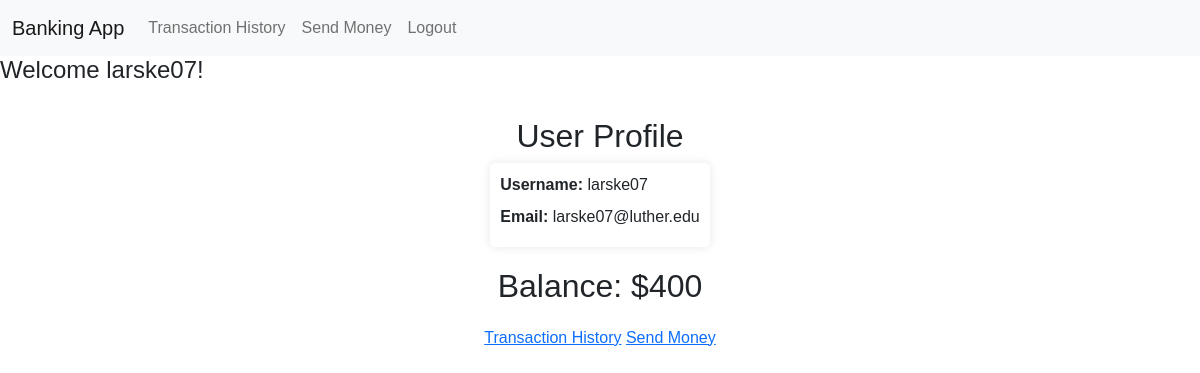
/ (signed in), run on the app's committed database.
### models.py (models this page shows)
class User(db.Model):
    __tablename__ = 'users'
    user_id = db.Column(db.Integer, primary_key=True)
    user_name = db.Column(db.String(50), nullable=False)
    user_email = db.Column(db.String(50), nullable=False)
    user_password = db.Column(db.String(50), nullable=False)

class Account(db.Model):
    __tablename__ = 'accounts'
    account_id = db.Column(db.Integer, primary_key=True)
    u_id = db.Column(db.Integer, db.ForeignKey('users.user_id'), nullable=False)
    account_balance = db.Column(db.Integer, nullable=False)

### app.py (the view)
@app.route('/')
def index():
    if 'user_id' not in session:
        return redirect(url_for('login'))
    else :
        user_id = session['user_id']
        user = User.query.filter_by(user_id=user_id).first()
        username = user.user_name
        email = user.user_email
        account = Account.query.filter_by(u_id=user_id).first()
        balance = account.account_balance
        return render_template('index.html', username=username, email=email,
        balance=balance)

### templates/index.html
{% extends "base.html" %}
{% block content %}
<link rel="stylesheet" href="{{ url_for('static', filename='index.css') }}">
<h4>Welcome {{username}}!</h4>
<div class="profile-container">
    <div class="user-profile">
        <h2>User Profile</h2>
        <div class="profile-info">
            <p><strong>Username:</strong> {{username}}</p>
            <p><strong>Email:</strong> {{email}}</p>
        </div>
    </div>
    <h2>Balance: ${{balance}}</h2>
    <div class="links">
        <a href="{{url_for('transaction_history')}}">Transaction History</a>
        <a href="{{url_for('send_money')}}">Send Money</a>
    </div>
</div>
{% endblock %}

### static/index.css (style rules this page uses)
body { font-family: Arial, sans-serif; background-color: #ffffff; align-items: center; }
.profile-container { text-align: center; margin-top: 2rem; }
.user-profile { margin-bottom: 20px; }
.profile-info { background-color: #fff; padding: 10px; border-radius: 5px; box-shadow: 0 0 10px rgba(0, 0, 0, 0.1); display: inline-block; text-align: left; }
.profile-info p { margin-bottom: 8px; }
.links { margin-top: 20px; }

### data on the page
User: user_name "larske07", user_email "larske07@luther.edu"
Account: account_balance "400"
